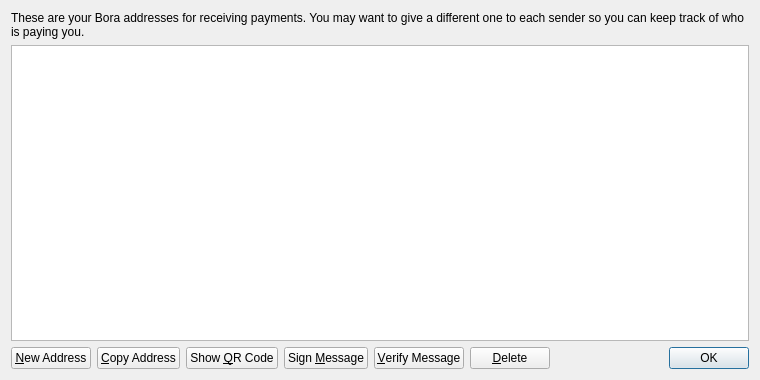
<?xml version="1.0" encoding="UTF-8"?>
<ui version="4.0">
 <class>AddressBookPage</class>
 <widget class="QWidget" name="AddressBookPage">
  <property name="geometry">
   <rect>
    <x>0</x>
    <y>0</y>
    <width>760</width>
    <height>380</height>
   </rect>
  </property>
  <property name="windowTitle">
   <string>Address Book</string>
  </property>
  <property name="styleSheet">
   <string notr="true"></string>
  </property>
  <layout class="QVBoxLayout" name="verticalLayout">
   <item>
    <widget class="QLabel" name="labelExplanation">
     <property name="text">
      <string>These are your Bora addresses for receiving payments. You may want to give a different one to each sender so you can keep track of who is paying you.</string>
     </property>
     <property name="textFormat">
      <enum>Qt::PlainText</enum>
     </property>
     <property name="wordWrap">
      <bool>true</bool>
     </property>
    </widget>
   </item>
   <item>
    <widget class="QTableView" name="tableView">
     <property name="contextMenuPolicy">
      <enum>Qt::CustomContextMenu</enum>
     </property>
     <property name="toolTip">
      <string>Double-click to edit address or label</string>
     </property>
     <property name="tabKeyNavigation">
      <bool>false</bool>
     </property>
     <property name="selectionMode">
      <enum>QAbstractItemView::SingleSelection</enum>
     </property>
     <property name="selectionBehavior">
      <enum>QAbstractItemView::SelectRows</enum>
     </property>
     <property name="sortingEnabled">
      <bool>true</bool>
     </property>
     <attribute name="verticalHeaderVisible">
      <bool>false</bool>
     </attribute>
    </widget>
   </item>
   <item>
    <layout class="QHBoxLayout" name="horizontalLayout">
     <item>
      <widget class="QPushButton" name="newAddressButton">
       <property name="toolTip">
        <string>Create a new address</string>
       </property>
       <property name="text">
        <string>&amp;New Address</string>
       </property>
      </widget>
     </item>
     <item>
      <widget class="QPushButton" name="copyToClipboard">
       <property name="toolTip">
        <string>Copy the currently selected address to the system clipboard</string>
       </property>
       <property name="text">
        <string>&amp;Copy Address</string>
       </property>
      </widget>
     </item>
     <item>
      <widget class="QPushButton" name="showQRCode">
       <property name="text">
        <string>Show &amp;QR Code</string>
       </property>
      </widget>
     </item>
     <item>
      <widget class="QPushButton" name="signMessage">
       <property name="toolTip">
        <string>Sign a message to prove you own a Bora address</string>
       </property>
       <property name="text">
        <string>Sign &amp;Message</string>
       </property>
      </widget>
     </item>
     <item>
      <widget class="QPushButton" name="verifyMessage">
       <property name="toolTip">
        <string>Verify a message to ensure it was signed with a specified Bora address</string>
       </property>
       <property name="text">
        <string>&amp;Verify Message</string>
       </property>
      </widget>
     </item>
     <item>
      <widget class="QPushButton" name="deleteButton">
       <property name="toolTip">
        <string>Delete the currently selected address from the list</string>
       </property>
       <property name="text">
        <string>&amp;Delete</string>
       </property>
      </widget>
     </item>
     <item>
      <spacer name="horizontalSpacer">
       <property name="orientation">
        <enum>Qt::Horizontal</enum>
       </property>
       <property name="sizeHint" stdset="0">
        <size>
         <width>40</width>
         <height>20</height>
        </size>
       </property>
      </spacer>
     </item>
     <item>
      <widget class="QDialogButtonBox" name="buttonBox">
       <property name="sizePolicy">
        <sizepolicy hsizetype="Maximum" vsizetype="Fixed">
         <horstretch>0</horstretch>
         <verstretch>0</verstretch>
        </sizepolicy>
       </property>
       <property name="standardButtons">
        <set>QDialogButtonBox::Ok</set>
       </property>
      </widget>
     </item>
    </layout>
   </item>
  </layout>
 </widget>
 <resources>
  <include location="../bitcoin.qrc"/>
 </resources>
 <connections/>
</ui>
